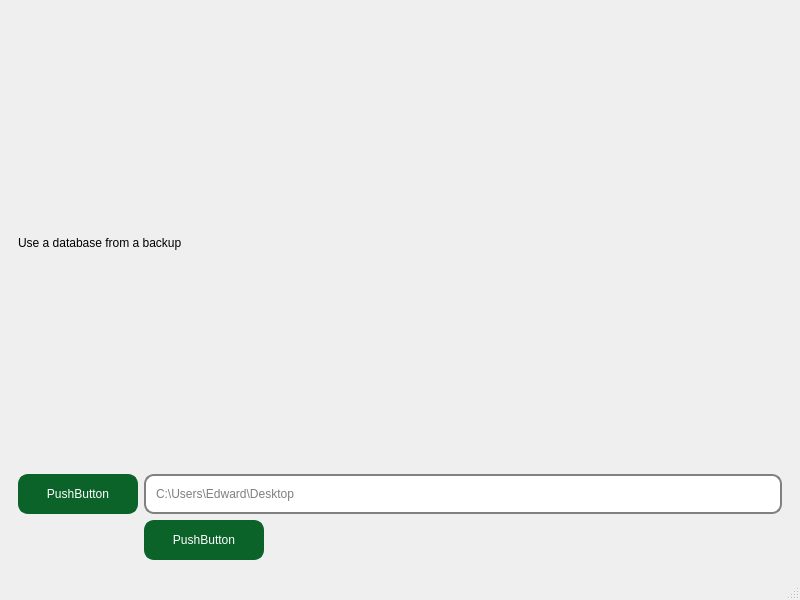
<?xml version="1.0" encoding="UTF-8"?>
<ui version="4.0">
 <class>MainWindow</class>
 <widget class="QMainWindow" name="MainWindow">
  <property name="geometry">
   <rect>
    <x>0</x>
    <y>0</y>
    <width>800</width>
    <height>600</height>
   </rect>
  </property>
  <property name="windowTitle">
   <string>MainWindow</string>
  </property>
  <property name="styleSheet">
   <string notr="true">background-color: #191919;
color:#fff;

QToolTip { color: #fff; background-color: #000; border: none; }
</string>
  </property>
  <widget class="QWidget" name="centralwidget">
   <layout class="QGridLayout" name="gridLayout_2">
    <item row="0" column="0">
     <widget class="QWidget" name="widget" native="true">
      <layout class="QGridLayout" name="gridLayout_3">
       <item row="0" column="0" colspan="2">
        <widget class="QLabel" name="label_2">
         <property name="font">
          <font>
           <pointsize>9</pointsize>
          </font>
         </property>
         <property name="text">
          <string>Use a database from a backup</string>
         </property>
        </widget>
       </item>
       <item row="1" column="0">
        <widget class="QPushButton" name="pushButton_3">
         <property name="minimumSize">
          <size>
           <width>120</width>
           <height>40</height>
          </size>
         </property>
         <property name="font">
          <font>
           <pointsize>9</pointsize>
          </font>
         </property>
         <property name="styleSheet">
          <string notr="true">QPushButton {
        background-color: #0C632A;
        border: none;
        color: #fff;
 		border: 2px solid #0C632A;
    	border-radius: 10px;
    }

 QPushButton:hover {
	background-color: #084D20;
}

QToolTip { 
	color: #fff; background-color: #000; border: none; 

}</string>
         </property>
         <property name="text">
          <string>PushButton</string>
         </property>
        </widget>
       </item>
       <item row="1" column="1">
        <widget class="QLineEdit" name="lineEdit_2">
         <property name="minimumSize">
          <size>
           <width>0</width>
           <height>40</height>
          </size>
         </property>
         <property name="font">
          <font>
           <pointsize>9</pointsize>
          </font>
         </property>
         <property name="styleSheet">
          <string notr="true">QToolTip { 
	color: #fff; background-color: #000; border: none; 

}

QLineEdit {
    border: 2px solid gray;
    border-radius: 10px;
    padding: 0 8px;
    selection-background-color: darkgray;
}

QToolTip { 
	color: #fff; background-color: #000; border: none; 

}</string>
         </property>
         <property name="inputMask">
          <string/>
         </property>
         <property name="text">
          <string/>
         </property>
         <property name="readOnly">
          <bool>true</bool>
         </property>
         <property name="placeholderText">
          <string>C:\Users\Edward\Desktop</string>
         </property>
         <property name="cursorMoveStyle">
          <enum>Qt::LogicalMoveStyle</enum>
         </property>
         <property name="clearButtonEnabled">
          <bool>false</bool>
         </property>
        </widget>
       </item>
       <item row="2" column="1">
        <widget class="QPushButton" name="pushButton_4">
         <property name="minimumSize">
          <size>
           <width>120</width>
           <height>40</height>
          </size>
         </property>
         <property name="maximumSize">
          <size>
           <width>120</width>
           <height>40</height>
          </size>
         </property>
         <property name="styleSheet">
          <string notr="true">QPushButton {
        background-color: #0C632A;
        border: none;
        color: #fff;
 		border: 2px solid #0C632A;
    	border-radius: 10px;
    }

 QPushButton:hover {
	background-color: #084D20;
}

QToolTip { 
	color: #fff; background-color: #000; border: none; 

}</string>
         </property>
         <property name="text">
          <string>PushButton</string>
         </property>
        </widget>
       </item>
      </layout>
     </widget>
    </item>
   </layout>
  </widget>
  <widget class="QStatusBar" name="statusbar"/>
 </widget>
 <resources/>
 <connections/>
</ui>
